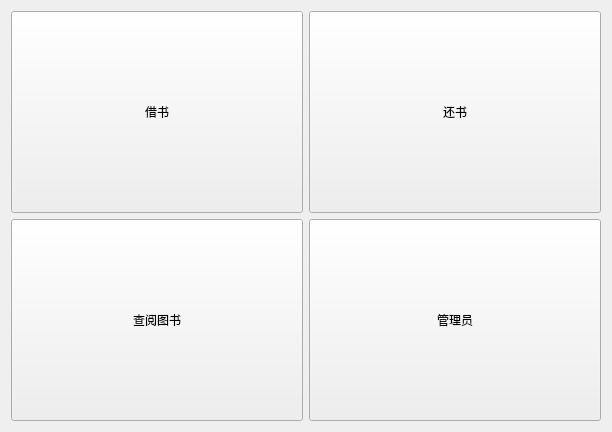
<?xml version="1.0" encoding="UTF-8"?>
<ui version="4.0">
 <class>star</class>
 <widget class="QWidget" name="star">
  <property name="geometry">
   <rect>
    <x>0</x>
    <y>0</y>
    <width>612</width>
    <height>432</height>
   </rect>
  </property>
  <property name="windowTitle">
   <string>图书借阅系统</string>
  </property>
  <property name="layoutDirection">
   <enum>Qt::LeftToRight</enum>
  </property>
  <layout class="QVBoxLayout" name="verticalLayout_2">
   <item>
    <layout class="QVBoxLayout" name="verticalLayout">
     <item>
      <layout class="QHBoxLayout" name="horizontalLayout">
       <item>
        <widget class="QPushButton" name="pushButton">
         <property name="sizePolicy">
          <sizepolicy hsizetype="Expanding" vsizetype="Expanding">
           <horstretch>0</horstretch>
           <verstretch>0</verstretch>
          </sizepolicy>
         </property>
         <property name="text">
          <string>借书</string>
         </property>
        </widget>
       </item>
       <item>
        <widget class="QPushButton" name="pushButton_2">
         <property name="sizePolicy">
          <sizepolicy hsizetype="Expanding" vsizetype="Expanding">
           <horstretch>0</horstretch>
           <verstretch>0</verstretch>
          </sizepolicy>
         </property>
         <property name="text">
          <string>还书</string>
         </property>
        </widget>
       </item>
      </layout>
     </item>
     <item>
      <layout class="QHBoxLayout" name="horizontalLayout_2">
       <item>
        <widget class="QPushButton" name="pushButton_3">
         <property name="sizePolicy">
          <sizepolicy hsizetype="Expanding" vsizetype="Expanding">
           <horstretch>0</horstretch>
           <verstretch>0</verstretch>
          </sizepolicy>
         </property>
         <property name="text">
          <string>查阅图书</string>
         </property>
        </widget>
       </item>
       <item>
        <widget class="QPushButton" name="pushButton_4">
         <property name="sizePolicy">
          <sizepolicy hsizetype="Expanding" vsizetype="Expanding">
           <horstretch>0</horstretch>
           <verstretch>0</verstretch>
          </sizepolicy>
         </property>
         <property name="text">
          <string>管理员</string>
         </property>
        </widget>
       </item>
      </layout>
     </item>
    </layout>
   </item>
  </layout>
 </widget>
 <resources/>
 <connections/>
</ui>
